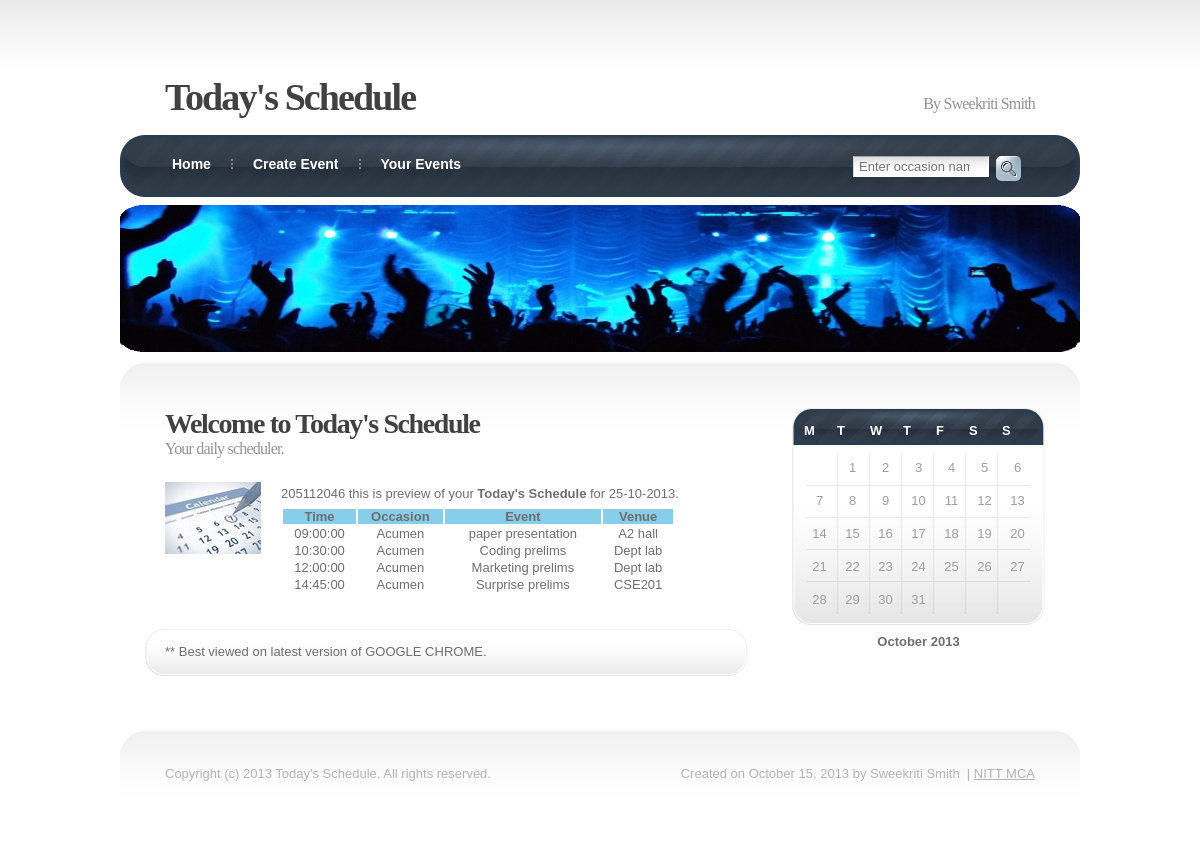
Before: /preview2.php (signed in) with the older database file.
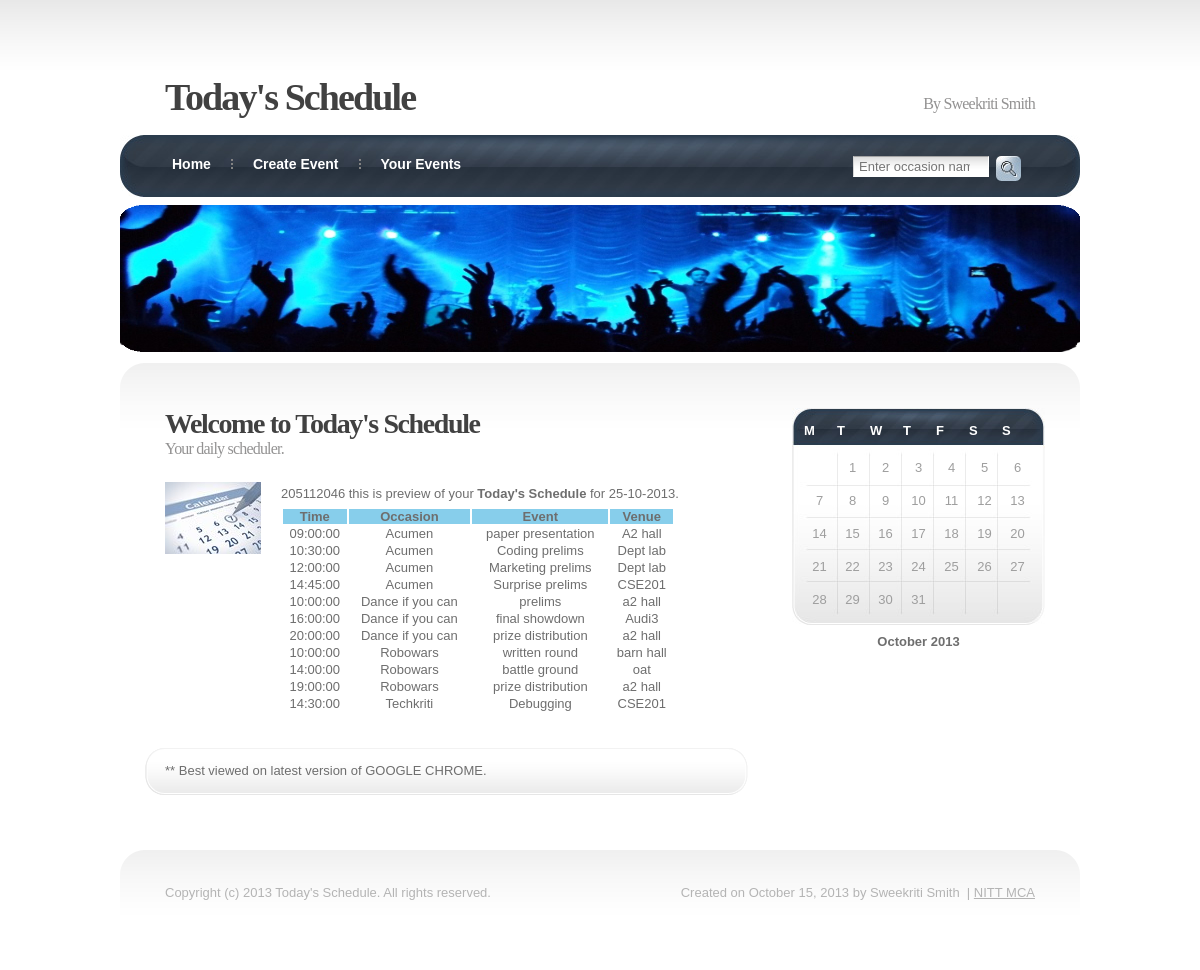
After: the same page with the newer database file.
### tables this page shows
CREATE TABLE IF NOT EXISTS `schedule` (
  `occasion` varchar(40) NOT NULL,
  `date` date NOT NULL,
  `sno` int(11) NOT NULL,
  `time` time NOT NULL,
  `venue` varchar(40) NOT NULL,
  `event` varchar(40) NOT NULL,
  PRIMARY KEY (`occasion`,`date`,`time`,`event`)
);

### preview2.php (the view, shortened to what this page needs)
<?php require_once('header.php');
echo $_SESSION['username'];
?>
 this is preview of your <strong>Today's Schedule </strong>for <?php echo date("d-m-Y");?>.
<?php
$sql="SELECT schedule.time,schedule.occasion,schedule.event,schedule.venue FROM schedule,scheduler WHERE schedule.occasion= scheduler.occasion && scheduler.username='$_SESSION[username]'";
$result=mysql_query($sql);
if(!$result)
	echo 'Error occurred while fetching data. ';
	else
	{
?>
<table align="center" width="70%" id="table1">
<tr style="background-color: skyblue;">
<th>Time</th>
<th>Occasion</th>
<th>Event</th>
<th>Venue</th>
</tr>
<?php
	while($row = mysql_fetch_assoc($result))
	{
?>
<tr >
	<td align="center"><?php echo $row['time'] ?></td>
	<td align="center"><?php echo $row['occasion'] ?></td>
	<td align="center"><?php echo $row['event'] ?></td>
	<td align="center"><?php echo $row['venue'] ?></td>
<?php
}
?>
</tr>
</table><br />
<?php }
require_once('footer.php') ?>

Changed rows visible on the page:
added schedule: time "10:00:00", occasion "Dance if you can", event "prelims", venue "a2 hall"
added schedule: time "16:00:00", occasion "Dance if you can", event "final showdown", venue "Audi3"
added schedule: time "20:00:00", occasion "Dance if you can", event "prize distribution", venue "a2 hall"
now on this page (row edited): schedule: time "10:00:00", occasion "Robowars", event "written round", venue "barn hall"
now on this page (row edited): schedule: time "14:00:00", occasion "Robowars", event "battle ground", venue "oat"
now on this page (row edited): schedule: time "19:00:00", occasion "Robowars", event "prize distribution", venue "a2 hall"
added schedule: time "14:30:00", occasion "Techkriti", event "Debugging", venue "CSE201"
